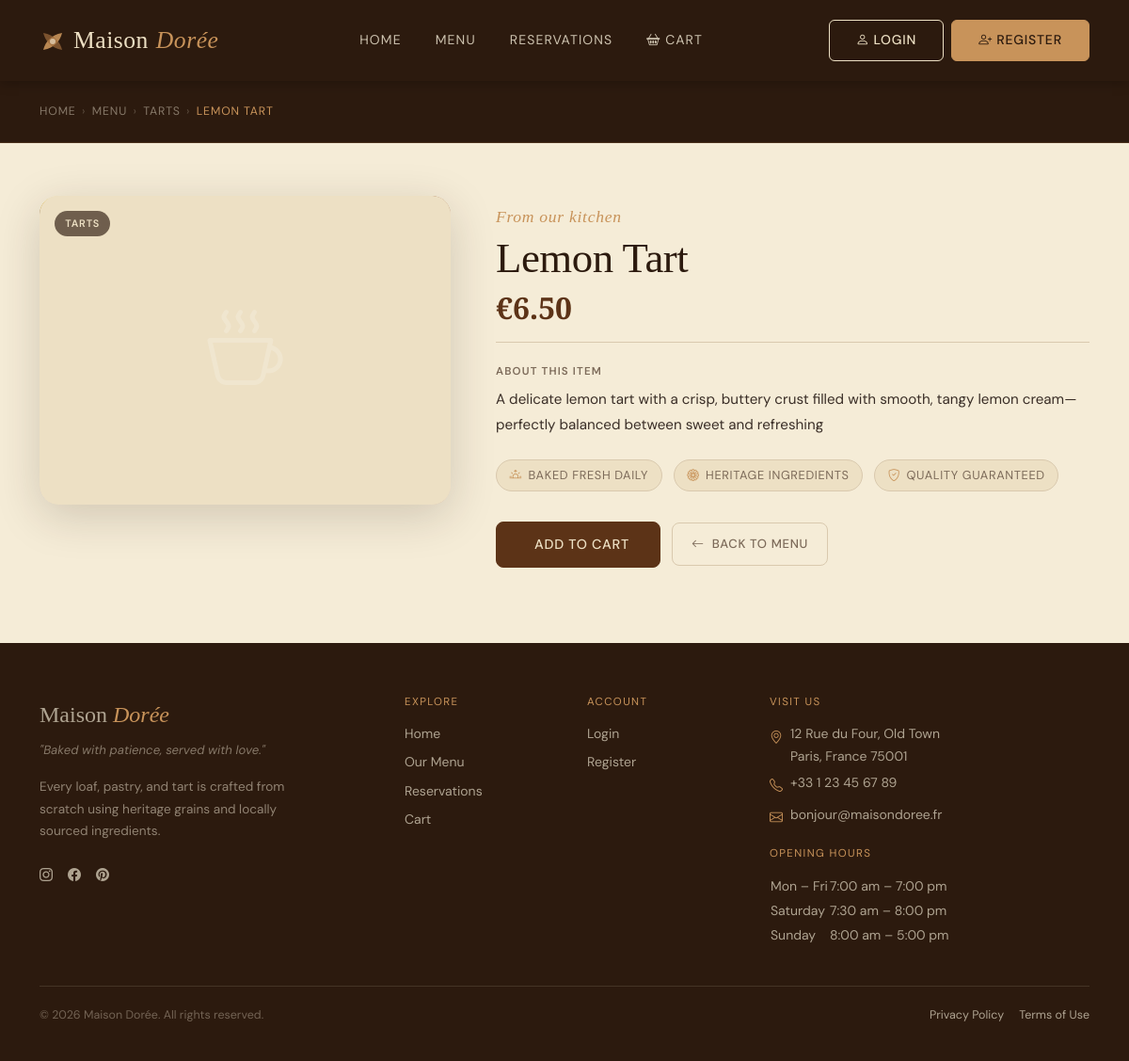
Screenshot of /product_details.php?id=24 with the database file from the repository.
### tables this page shows
CREATE TABLE `products` (
  `id` int(11) NOT NULL,
  `category_id` int(11) DEFAULT NULL,
  `name` varchar(100) NOT NULL,
  `description` text DEFAULT NULL,
  `price` decimal(10,2) NOT NULL,
  `image_url` varchar(255) DEFAULT NULL
);

CREATE TABLE `categories` (
  `id` int(11) NOT NULL,
  `name` varchar(50) NOT NULL
);

### db_connect.php (called while the page is built, shortened)
<?php
function db(): PDO {
    static $pdo = null;
    $dsn = sprintf('mysql:host=%s;port=%s;dbname=%s;charset=%s', DB_HOST, DB_PORT, DB_NAME, DB_CHARSET);
    $options = [
        PDO::ATTR_ERRMODE            => PDO::ERRMODE_EXCEPTION,
        PDO::ATTR_DEFAULT_FETCH_MODE => PDO::FETCH_ASSOC,
        PDO::ATTR_EMULATE_PREPARES   => false,
    ];
    try {
        $pdo = new PDO($dsn, DB_USER, DB_PASS, $options);
    } catch (PDOException $e) {
        error_log($e->getMessage());
        exit('Connection failed.');
    }
    return $pdo;
}
function db_fetch_one(string $sql, array $params = []): ?array {
    $stmt = db()->prepare($sql);
    $stmt->execute($params);
    $row = $stmt->fetch();
    return $row !== false ? $row : null;
}
?>

### product_details.php (the view, shortened to what this page needs)
<?php
require_once __DIR__ . '/db_connect.php';
$productId = filter_input(INPUT_GET, 'id', FILTER_VALIDATE_INT, [
    'options' => ['min_range' => 1],
]);
$product = db_fetch_one(
    'SELECT
         p.id,
         p.name,
         p.description,
         p.price,
         p.image_url,
         c.id   AS category_id,
         c.name AS category_name
     FROM products p
     JOIN categories c ON c.id = p.category_id
    WHERE p.id = :id
    LIMIT 1',
    [':id' => $productId]
);
$price  = number_format((float) $product['price'], 2);
$swatchColors = ['#C8935A','#9C6B3C','#5C3317','#EDE0C4','#C2796A','#6B7A3C','#4A7A8A'];
$swatch = $swatchColors[$product['id'] % count($swatchColors)];
require_once __DIR__ . '/header.php';
?>
<section class="pd-hero" aria-label="Product breadcrumb">
    <div class="container">
        <nav aria-label="Breadcrumb" class="pd-breadcrumb">
            <a href="index.php">Home</a>
            <span aria-hidden="true">›</span>
            <a href="products.php">Menu</a>
            <?php if (!empty($product['category_name'])): ?>
                <span aria-hidden="true">›</span>
                <a href="products.php?category_id=<?= (int) $product['category_id'] ?>">
                    <?= htmlspecialchars($product['category_name']) ?>
                </a>
            <?php endif; ?>
            <span aria-hidden="true">›</span>
            <span aria-current="page"><?= htmlspecialchars($product['name']) ?></span>
        </nav>
    </div>
</section>
<section class="pd-section" aria-labelledby="pd-product-name">
    <div class="container">
        <div class="row g-5 align-items-start">
            <div class="col-12 col-lg-5">
                <div class="pd-image-wrap">
                    <div class="pd-image-swatch"
                         style="background-color:<?= $swatch ?>;"
                         aria-hidden="true">
                        <i class="bi bi-cup-hot pd-image-swatch__icon"></i>
                    </div>
                    <?php if (!empty($product['category_name'])): ?>
                        <span class="pd-image-badge">
                            <?= htmlspecialchars($product['category_name']) ?>
                        </span>
                    <?php endif; ?>
                </div>
            </div>
            <div class="col-12 col-lg-7">
                <div class="pd-details">
                    <span class="label-script">From our kitchen</span>
                    <h1 class="pd-details__name" id="pd-product-name">
                        <?= htmlspecialchars($product['name']) ?>
                    </h1>
                    <p class="pd-details__price" aria-label="Price: €<?= $price ?>">
                        €<?= $price ?>
                    </p>
                    <hr class="pd-divider">
                    <?php if (!empty($product['description'])): ?>
                        <div class="pd-details__desc">
                            <h2 class="pd-details__desc-label">About this item</h2>
                            <p><?= nl2br(htmlspecialchars($product['description'])) ?></p>
                        </div>
                    <?php else: ?>
                        <p class="pd-details__desc-empty">
                            No description available for this product yet.
                        </p>
                    <?php endif; ?>
                    <ul class="pd-trust" aria-label="Product highlights">
                        <li><i class="bi bi-sunrise" aria-hidden="true"></i> Baked fresh daily</li>
                        <li><i class="bi bi-flower1" aria-hidden="true"></i> Heritage ingredients</li>
                        <li><i class="bi bi-shield-check" aria-hidden="true"></i> Quality guaranteed</li>
                    </ul>
                    <div class="pd-actions">
                        <a
                            href="addtocart.php?id=<?= (int) $product['id'] ?>"
                            class="btn btn-primary btn-lg pd-actions__cart"
                            aria-label="Add <?= htmlspecialchars($product['name']) ?> to cart">
                            Add to Cart
                        </a>
                        <a
                            href="products.php<?= !empty($product['category_id']) ? '?category_id=' . (int)$product['category_id'] : '' ?>"
                            class="btn btn-ghost pd-actions__back">
                            <i class="bi bi-arrow-left me-1" aria-hidden="true"></i>
                            Back to Menu
                        </a>
                    </div>
                </div>
            </div>
        </div>
    </div>
</section>
<?php require_once __DIR__ . '/footer.php'; ?>

### style.css (style rules this page uses)
:root { --cafe-espresso: #2C1A0E; --cafe-coffee: #5C3317; --cafe-latte: #9C6B3C; --cafe-caramel: #C8935A; --cafe-cream: #F5ECD7; --cafe-parchment: #EDE0C4; --cafe-milk: #FAF6EF; --cafe-rose: #C2796A; --cafe-rose-light: #EBD5D0; --cafe-charcoal: #3A2E27; --cafe-muted: #7D6B5A; --cafe-border: #D9C9AE; --cafe-white: #FFFFFF; --bs-body-bg: var(--cafe-cream); --bs-body-color: var(--cafe-charcoal); --bs-body-font-family: 'DM Sans', sans-serif; --bs-body-font-size: 1rem; --bs-body-line-height: 1.7; --bs-border-color: var(--cafe-border); --bs-border-radius: 0.5rem; --bs-border-radius-lg: 0.75rem; --bs-border-radius-xl: 1.25rem; --bs-primary: var(--cafe-coffee); --bs-primary-rgb: 92, 51, 23; --bs-secondary: var(--cafe-latte); --bs-secondary-rgb: 156, 107, 60; --bs-success: #5C7A55; --bs-danger: var(--cafe-rose); --bs-warning: var(--cafe-caramel); --bs-light: var(--cafe-milk); --bs-dark: var(--cafe-espresso); --font-display: 'Cormorant Garamond', Georgia, serif; --font-body: 'DM Sans', system-ui, sans-serif; --shadow-sm: 0 1px 4px rgba(44, 26, 14, 0.10); --shadow-md: 0 4px 16px rgba(44, 26, 14, 0.12); --shadow-lg: 0 12px 40px rgba(44, 26, 14, 0.16); --transition-base: 0.25s ease; --transition-slow: 0.45s cubic-bezier(.4,0,.2,1); }
*, *::before, *::after { box-sizing: border-box; }
html { scroll-behavior: smooth; }
body { background-color: var(--cafe-cream); color: var(--cafe-charcoal); font-family: var(--font-body); font-size: 1rem; line-height: 1.7; }
h1, h2, h3, h4, h5, h6, .display-1, .display-2, .display-3, .display-4, .display-5, .display-6 { font-family: var(--font-display); font-weight: 400; line-height: 1.15; letter-spacing: -0.01em; color: var(--cafe-espresso); }
a { color: var(--cafe-latte); text-decoration: none; transition: color var(--transition-base); }
.label-script { display: block; font-family: var(--font-display); font-style: italic; font-size: 1.1rem; color: var(--cafe-caramel); letter-spacing: 0.04em; margin-bottom: 0.25rem; }
.btn { border-radius: 0.375rem; font-family: var(--font-body); font-size: 0.875rem; letter-spacing: 0.06em; text-transform: uppercase; font-weight: 500; padding: 0.65rem 1.75rem; transition: background-color var(--transition-base), border-color var(--transition-base), box-shadow var(--transition-base), transform var(--transition-base); }
.btn-primary { background-color: var(--cafe-coffee); border-color: var(--cafe-coffee); color: var(--cafe-parchment); }
.btn-ghost { background: transparent; border: 1px solid var(--cafe-border); color: var(--cafe-charcoal); }

### rows the page displays
products: category.name "TARTS", name "LEMON TART", name "Lemon Tart", price "6.50", description "A delicate lemon tart with a crisp, buttery crust filled with smooth, tangy lemon cream—perfectly balanced between sweet and refreshing"
